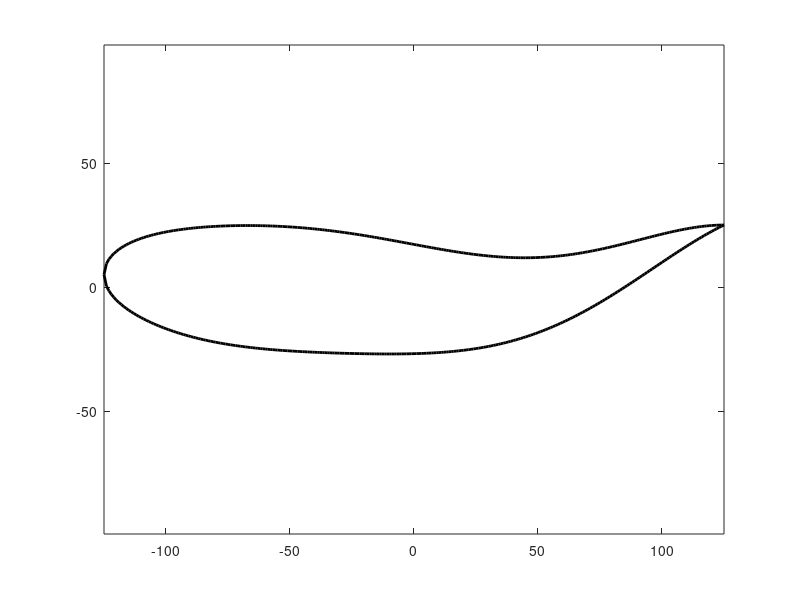

Reproduce this figure in MATLAB. (Note: this script raises an error after producing the figure.)
clc
clear
%% parameters
l = 250;
h = 0.1*l;
x = (-l/2:1:l/2);
t = 0.0;
f = 1e-3;
le =length(x);
y0 = zeros(size(x));
y1 = zeros(size(x));
y2 = zeros(size(x));
ap = zeros(size(x));
ve = zeros(size(x));
%% calcaute
for i=1:le
    xlabel = x(i)/l+0.50;
    ap(i)  = h*(0.200-0.825*xlabel+1.625*xlabel*xlabel)*cos(2*pi*(xlabel-f*t)); 
    y0(i)  = h*(2.969 * sqrt(xlabel) - 1.260 * xlabel - 3.516 * xlabel^2 + 2.843 * xlabel^3 - 1.036 * xlabel^4);
    y1(i)  = ap(i)+y0(i);
    y2(i)  = ap(i)-y0(i);
    ve(i)  = h*(0.200-0.825*xlabel+1.625*xlabel*xlabel)*sin(2*pi*(xlabel-f*t))*2*pi*f;
end
nx = [x(1:1:le) x(le-1:-1:1)];
ny = [y1(1:1:le) y2(le-1:-1:1)];
%% plot
plot(nx,ny,'k','LineWidth',2.0,'LineStyle','-');
axis equal
box on
ax = gca;
ax.BoxStyle = 'full';
set(gca,'xtick',[],'xticklabel',[])
set(gca,'ytick',[],'yticklabel',[])
set(gca,'ztick',[],'zticklabel',[])
axis([-l/1.5 l/1.5 -h*1.5 h*1.5])